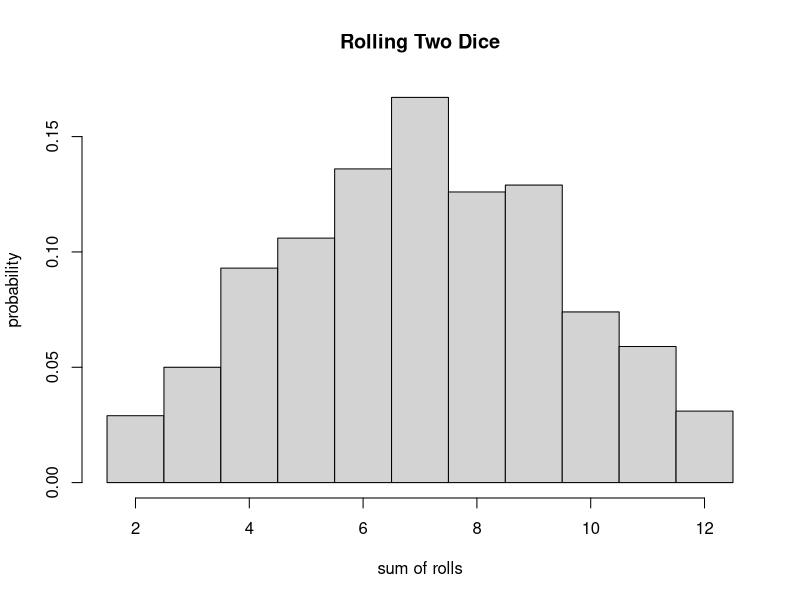
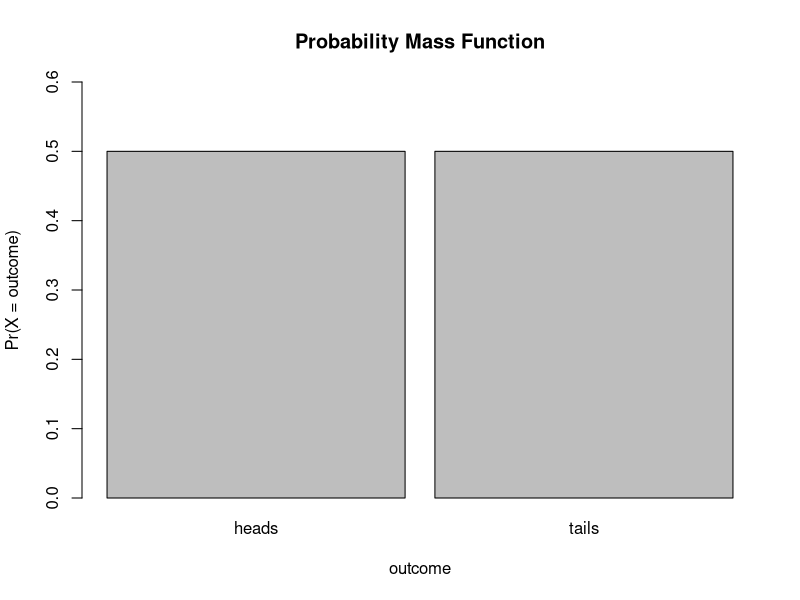
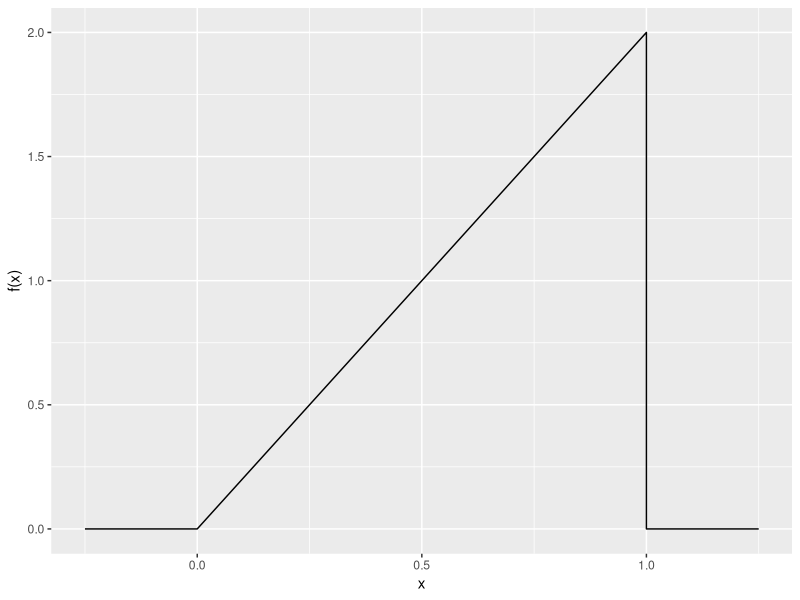

The R source for these figures, in order:
## ---- chunk 1
knitr::opts_chunk$set(echo = TRUE)
## ---- chunk 2
nrolls <- 1000 #just saving the number of rolls as a variable for ease
roll <- function(x) {sample(1:6, x, replace = TRUE)} #creating a simple function that simulates rolling a 6-sided die
two_dice <- roll(nrolls) + roll(nrolls) #combining functions to simulate rolling two dice 1000 (nrolls) times and summing the outcomes each time
hist(two_dice, breaks = c(1.5:12.5), probability = TRUE, main = "Rolling Two Dice", xlab = "sum of rolls", ylab = "probability") #creating a histogram of the outcomes
## ---- chunk 3
deck <- 52
face <- 3*4
king <- 4
suit <- 13
red <- 2 * suit
## ---- chunk 4
faceprob <- face/deck
faceprob
## ---- chunk 5
kingprob <- king/deck
kingprob
## ---- chunk 6
suitprob <- suit/deck
suitprob
## ---- chunk 7
spadefaceprob <- suit/deck
spadefaceprob
## ---- chunk 8
kingfaceprob <- king/face
kingfaceprob
## ---- chunk 9
faceredprob <- (red/deck) * (face/deck)
faceredprob
## ---- chunk 10
outcomes <- c("heads", "tails") #assigns outcomes as characters
prob <- c(1/2, 1/2) #assigns probability of each outcome
barplot(prob, ylim = c(0, 0.6), names.arg = outcomes, space = 0.1, xlab = "outcome", ylab = "Pr(X = outcome)", main = "Probability Mass Function") #makea plot of an example of what probability mass functions produce
## ---- chunk 11
library(ggplot2)
a <- 2
b <- 1
K <- 2
x <- seq(from = 0, to = 1, by = 0.025)
fx <- K * x^(a - 1) * (1 - x)^(b - 1)
lower_x <- seq(from = -0.25, to = 0, by = 0.025)  # add some values of x less than zero
upper_x <- seq(from = 1, to = 1.25, by = 0.025)  # add some values of x greater than one
lower_fx <- rep(0, 11)  # add fx=0 values to x<0
upper_fx <- rep(0, 11)  # add fx=0 values to x>1
x <- c(lower_x, x, upper_x)  # paste xs together
fx <- c(lower_fx, fx, upper_fx)  # paste fxs together
d <- as.data.frame(cbind(x, fx))
p <- ggplot(data = d, aes(x = x, y = fx)) + xlab("x") + ylab("f(x)") + geom_line()
p
